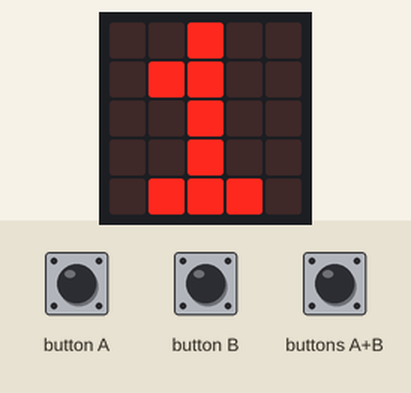
Bench run of a program on a simulated BBC micro:bit running MicroPython. On the bench: the board's 5×5 LED display. The inputs (shaded band) are chosen by the test bench. Random numbers come from a fixed seed; the 48×5 strip is a reading aid, not a part: it shows the text the display is scrolling, unrolled, one strip-width of it at a time; what the program prints to the serial console is not drawn.

Above: at 8.9 s.
9.0 s: buttons A+B pressed for 1 s
At 9.4 s:
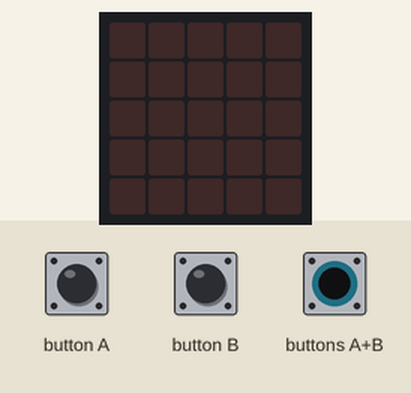
13.6 s: button A pressed for 0.15 s
14.3 s: button B pressed for 0.15 s
At 17.8 s:
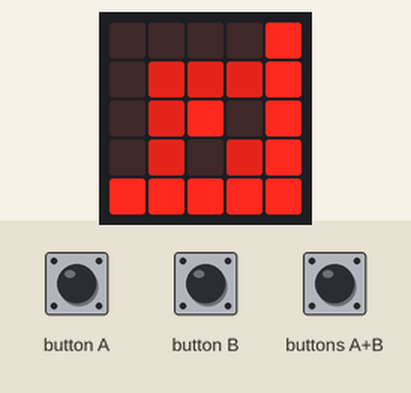
18.0 s: buttons A+B pressed for 0.15 s
19.6 s: button A pressed for 1 s
At 20.1 s:
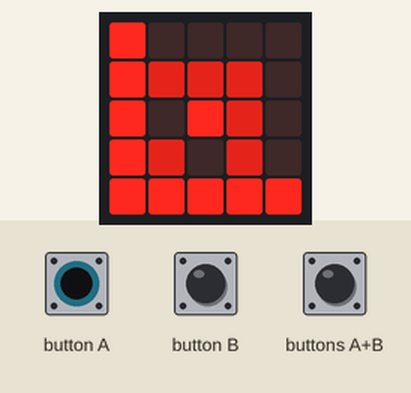
22.1 s: button A pressed for 0.15 s
At 23.2 s:
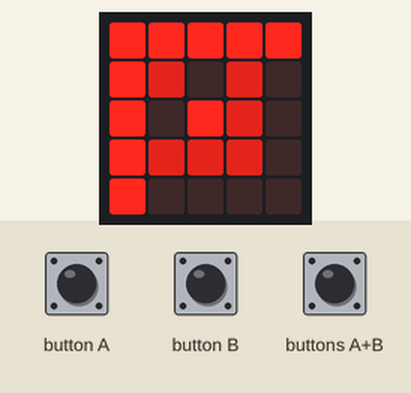

Measured:
- after the input at 9.0 s, the display: changes at once (image 1)
- after the input at 18.0 s, every drawn part: stays the same
- after the input at 19.6 s, the display: changes at once (image 3)
- after the input at 22.1 s, the display: changes at once (image 4)
- what the display in image 1 shows lasts 0.6 s, from 9.0 s to 9.6 s

The program:

maze.py
```python
from microbit import *
import random
import gc
gc.enable()
gc.collect()


di = 0#direction
darr = [[0,-1],[1,0],[0,1],[-1,0]]#move dir
diarr = [[-1,-1],[0,-1],[1,-1],[1,0],[1,1],[0,1],[-1,1],[-1,0]]#rendering maze's dir
dirarr = [[4,0],[4,1],[4,2],[4,3],[4,4],[3,4],[2,4],[1,4],[0,4],[0,3],[0,2],[0,1],[0,0],[1,0],[2,0],[3,0]]#rendering Direction indicator
maze = []
mazesize = 0
level = 0
lightlevel = []


def generatemaze(lx,ly):#maze generates
    global px, py#player coordinate
    px = 1
    py = 1
    maze = []
    for x in range(lx):
        a = []
        for y in range(ly):
            if x % 2 == 0 or y % 2 == 0:
                a.append(1)  # 1 means wall
            else:
                a.append(0)  # 0 means channel
        maze.append(a)
    a, b = [], []
    a.append([1, 1])
    b.append([2, 1, 1, 0])
    b.append([1, 2, 0, 1])
    c = [0, 1, 0, -1]
    d = [1, 0, -1, 0]

    while True:
        i = b[random.randint(0, len(b) - 1)]
        if a.count([i[0] + i[2], i[1] + i[3]]) == 0:
            a.append([i[0] + i[2], i[1] + i[3]])
            b.remove(i)
            maze[i[0]][i[1]] = 0  # Open up walls to create passages
            for e in range(4):
                f = [i[0] + i[2] + c[e], i[1] + i[3] + d[e]]
                if f[0] <= lx - 2 and f[0] >= 1 and f[1] <= ly - 2 and f[1] >= 1:
                    if maze[i[0] + i[2] + c[e]][i[1] + i[3] + d[e]] == 1:
                        b.append([i[0] + i[2] + c[e], i[1] + i[3] + d[e], c[e], d[e]])

        for x in range(lx):
            for y in range(ly):
                if a.count([x, y]) > 1:
                    a.remove([x, y])

        if len(a) == ((lx - 1) / 2) * ((ly - 1) / 2):
            maze[1][1] = 2  # start
            maze[lx - 2][ly - 2] = 3  # end
            return maze


def show():
    for i in range(8):#rendering maze from 1,1 to 3,3 on the board
        if maze[py+diarr[i][1]][px+diarr[i][0]] == 1:
            display.set_pixel(2+diarr[i-2*di][0],2+diarr[i-2*di][1],6)
        elif maze[py+diarr[i][1]][px+diarr[i][0]] == 2 or maze[py+diarr[i][1]][px+diarr[i][0]] == 3:
            display.set_pixel(2+diarr[i-2*di][0],2+diarr[i-2*di][1],3)
        else:
            display.set_pixel(2+diarr[i-2*di][0],2+diarr[i-2*di][1],0)
    display.set_pixel(2,2,9)

def move():#according to dir to change player coordinate
    global px,py
    if maze[py+darr[di][1]][px+darr[di][0]] != 1:
        py += darr[di][1]
        px += darr[di][0]
    if maze[py][px] == 3:
        return 1
    return 0


def showdir():#rendering Direction indicator which point to the end

    if py > px:#the brighter always render on top
        for i in range(16):
            if i < 5:
                display.set_pixel(dirarr[i-di*4][0],dirarr[i-di*4][1],int((mazesize-2-px)/lightlevel[level]))
            elif i < 9:
                display.set_pixel(dirarr[i-di*4][0],dirarr[i-di*4][1],int((mazesize-2-py)/lightlevel[level]))
            else:
                display.set_pixel(dirarr[i-di*4][0],dirarr[i-di*4][1],0)
    else:
        for i in range(8,-8,-1):
            if i > 3:
                display.set_pixel(dirarr[i-di*4][0],dirarr[i-di*4][1],int((mazesize-2-py)/lightlevel[level]))
            elif i>=0:
                display.set_pixel(dirarr[i-di*4][0],dirarr[i-di*4][1],int((mazesize-2-px)/lightlevel[level]))
            else:
                display.set_pixel(dirarr[(i-di*4)%16][0],dirarr[(i-di*4)%16][1],0)


display.scroll('MAZE',50)
display.scroll('CHOOSE LEVEL',100)
levellist = [5,9,13,17,21]
lightlevel = [0.21,0.61,1.01,1.41,1.81]
display.show('1')


while 1:# choose level
    if button_a.is_pressed() and button_b.is_pressed():
        break
    else:
        if button_b.was_pressed():
            level = (level+1)%5
            display.clear()
            sleep(300)
            display.show(str(level+1))
        if button_a.was_pressed():
            level = (level-1)%5
            display.clear()
            sleep(300)
            display.show(str(level+1))


mazesize = levellist[level]#go to levellist to take size
display.scroll(str(mazesize)+'^2 ',100)#tell player mazesize


display.scroll('LOADING... ',100)
maze = generatemaze(mazesize,mazesize)#generating maze


for i in maze:#it's only used for debugging has no other effect
    for e in i:
        if e == 1:
            print('▮',end = '')
        else:
            print(' ',end = '')
    print()


display.clear()
playtime = running_time()


#game start
show()
showdir()
while 1:
    if button_a.is_pressed() and button_b.is_pressed():#move forward
        if move():
            break
        show()
        showdir()
    else:
        if button_a.was_pressed():#turn left
            di = (di-1)%4
            show()
            showdir()
        if button_b.was_pressed():#turn right
            di = (di+1)%4
            show()
            showdir()
#end


display.clear()
playtime = (running_time() - playtime)//1000
display.scroll('TIME:'+str(playtime//60)+' min '+str(playtime%60)+' s',150,loop=1)
```
